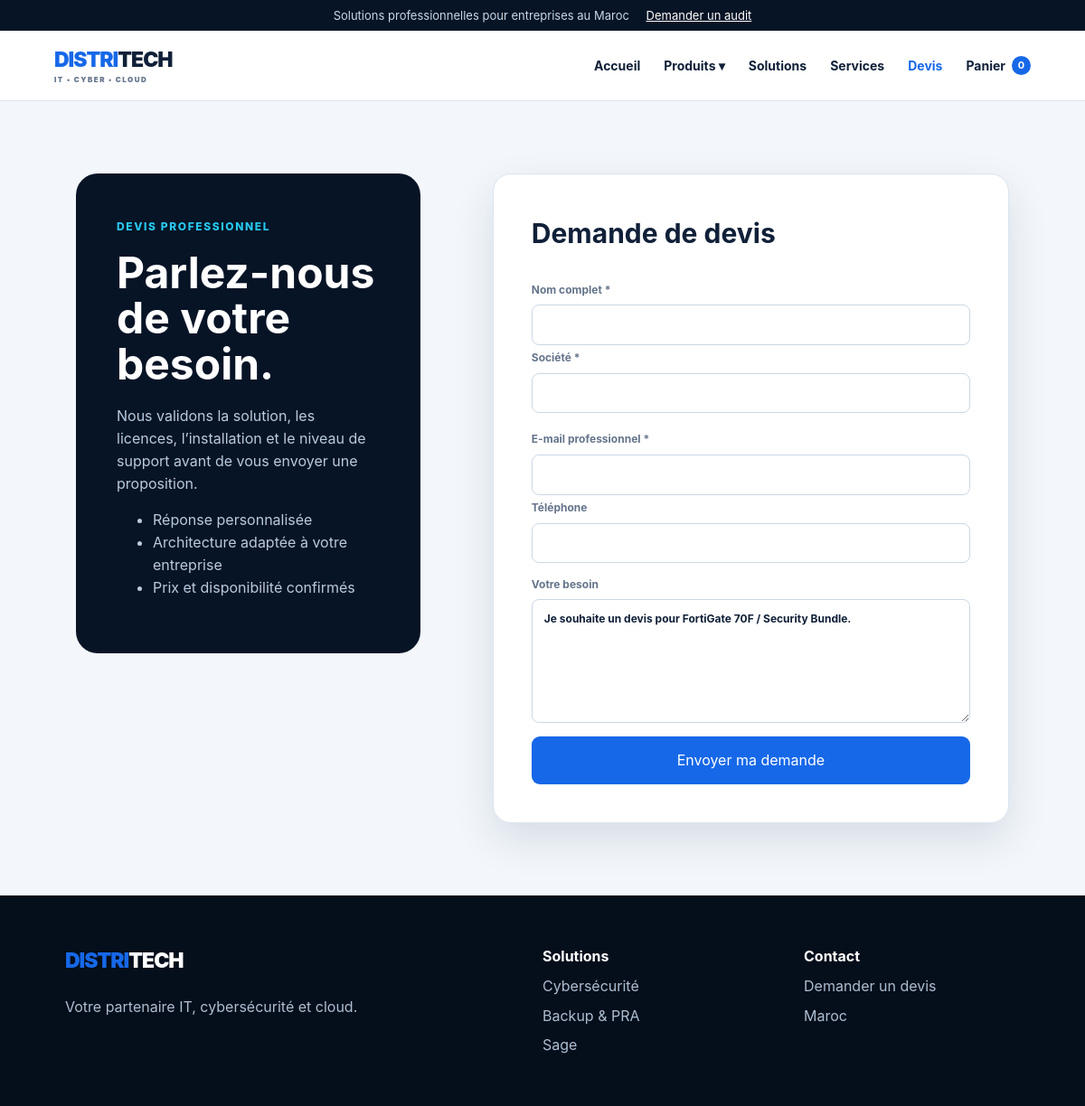
Before: /quote.php?product=6 with the older database file.
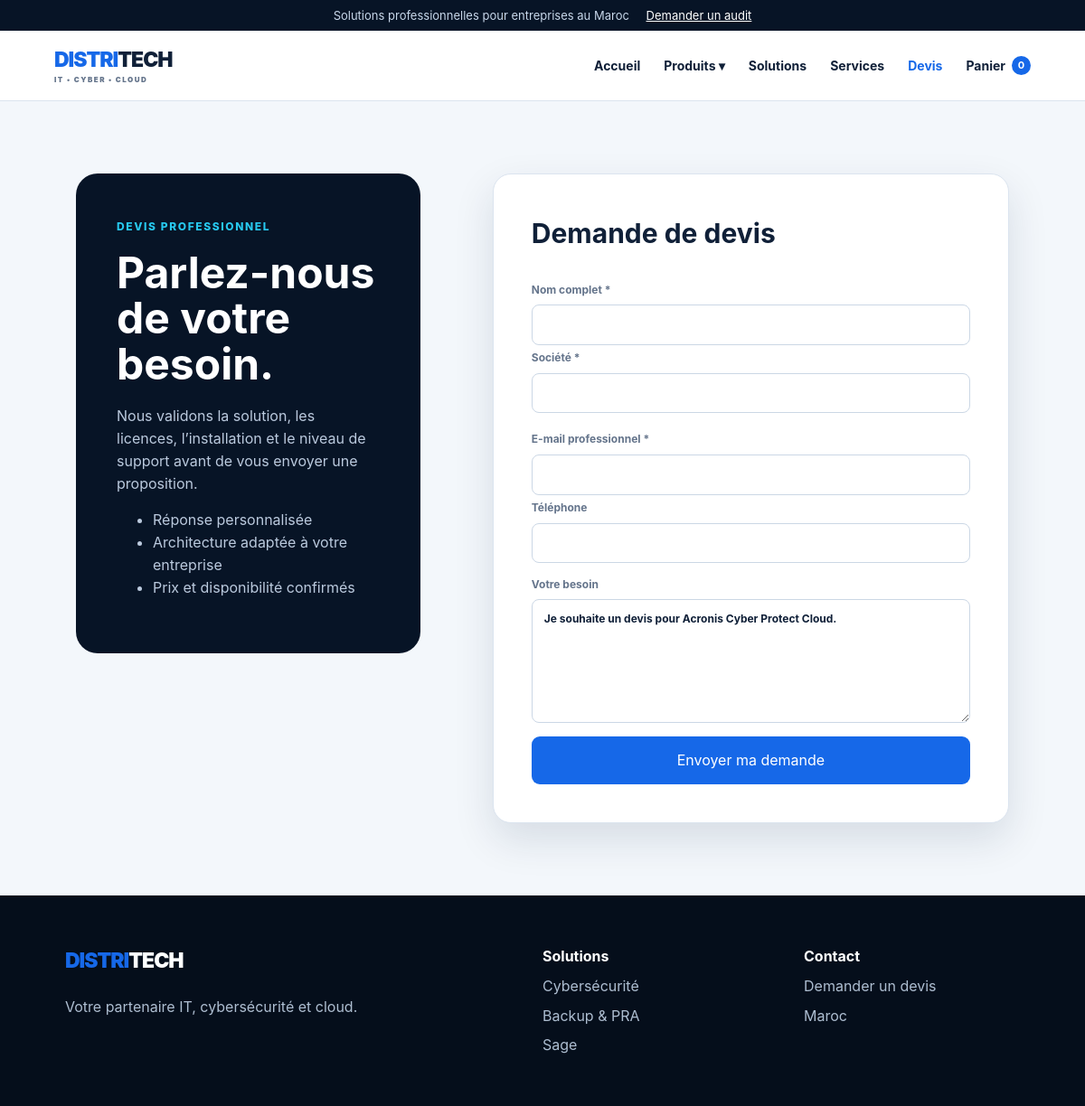
After: the same page with the newer database file.
### tables this page shows
CREATE TABLE products (
    id INT UNSIGNED AUTO_INCREMENT PRIMARY KEY,
    category_id INT UNSIGNED NOT NULL,
    sku VARCHAR(60) NOT NULL UNIQUE,
    name VARCHAR(180) NOT NULL,
    brand VARCHAR(80) NOT NULL,
    version VARCHAR(100) NULL,
    users_label VARCHAR(100) NULL,
    license_type VARCHAR(100) NULL,
    unit VARCHAR(60) NOT NULL,
    purchase_price DECIMAL(12,2) NULL,
    sale_price DECIMAL(12,2) NULL,
    quote_only TINYINT(1) NOT NULL DEFAULT 0,
    featured TINYINT(1) NOT NULL DEFAULT 0,
    short_description VARCHAR(255) NOT NULL,
    active TINYINT(1) NOT NULL DEFAULT 1,
    created_at TIMESTAMP DEFAULT CURRENT_TIMESTAMP,
    CONSTRAINT fk_product_category FOREIGN KEY (category_id) REFERENCES categories(id)
);

### config/app.php (called while the page is built, shortened)
<?php
return [
    'name' => 'DISTRITECH',
    'base_url' => rtrim((string) getenv('APP_URL'), '/'),
];

### app/helpers.php (called while the page is built, shortened)
<?php
function e(?string $value): string
{
    return htmlspecialchars((string) $value, ENT_QUOTES, 'UTF-8');
}
function url(string $path = ''): string
{
    $config = require dirname(__DIR__) . '/config/app.php';
    $base = str_replace('\\', '/', dirname($_SERVER['SCRIPT_NAME'] ?? ''));
    return rtrim($base, '/') . '/' . ltrim($path, '/');
}
function cart_count(): int
{
    return array_sum(array_map('intval', $_SESSION['cart'] ?? []));
}

### app/ProductRepository.php (called while the page is built, shortened)
<?php
final class ProductRepository
{
    public function all(string $search = '', string $category = ''): array
    {
        $pdo = Database::connection();
        if ($pdo instanceof PDO) {
            $sql = 'SELECT p.*, c.name AS category_name, c.slug AS category_slug
                    FROM products p JOIN categories c ON c.id = p.category_id
                    WHERE p.active = 1';
            $params = [];
            $sql .= ' ORDER BY p.featured DESC, p.name ASC';
            $statement = $pdo->prepare($sql);
            $statement->execute($params);
            return $statement->fetchAll();
        }
        return array_values(array_filter($this->fallbackProducts(), static function (array $product) use ($search, $category): bool {
            $haystack = mb_strtolower($product['name'] . ' ' . $product['brand'] . ' ' . $product['sku']);
            return ($search === '' || str_contains($haystack, mb_strtolower($search)))
                && ($category === '' || $product['category_slug'] === $category);
        }));
    }
    public function find(int $id): ?array
    {
        foreach ($this->all() as $product) {
            if ((int) $product['id'] === $id) {
                return $product;
            }
        }
        return null;
    }
}

### public/quote.php (the view, shortened to what this page needs)
<?php
require dirname(__DIR__) . '/app/ProductRepository.php';
require dirname(__DIR__) . '/app/helpers.php';
$repository = new ProductRepository();
$selectedProduct = isset($_GET['product']) ? $repository->find((int) $_GET['product']) : null;
$success = false;
require __DIR__ . '/partials/header.php';
?>
<section class="quote-page"><div class="quote-intro"><span class="eyebrow">DEVIS PROFESSIONNEL</span><h1>Parlez-nous de votre besoin.</h1><p>Nous validons la solution, les licences, l’installation et le niveau de support avant de vous envoyer une proposition.</p><ul><li>Réponse personnalisée</li><li>Architecture adaptée à votre entreprise</li><li>Prix et disponibilité confirmés</li></ul></div>
<div class="quote-card"><?php if ($success): ?><div class="success-panel"><span>✓</span><h2>Demande enregistrée</h2><p>Votre demande de devis a bien été prise en compte.</p><a class="button primary" href="<?= e(url('index.php')) ?>">Retour à l’accueil</a></div><?php else: ?><h2>Demande de devis</h2><?php foreach ($errors as $error): ?><div class="notice error"><?= e($error) ?></div><?php endforeach; ?><form method="post" class="quote-form"><input type="hidden" name="csrf" value="<?= e(csrf_token()) ?>"><div class="two-cols"><label>Nom complet *<input name="name" required value="<?= e($_POST['name'] ?? '') ?>"></label><label>Société *<input name="company" required value="<?= e($_POST['company'] ?? '') ?>"></label></div><div class="two-cols"><label>E-mail professionnel *<input type="email" name="email" required value="<?= e($_POST['email'] ?? '') ?>"></label><label>Téléphone<input name="phone" value="<?= e($_POST['phone'] ?? '') ?>"></label></div><label>Votre besoin<textarea name="message" rows="6" placeholder="Produits, nombre d’utilisateurs, sites, installation, support..."><?= e($_POST['message'] ?? ($selectedProduct ? 'Je souhaite un devis pour ' . $selectedProduct['name'] . '.' : '')) ?></textarea></label><?php if (!empty($_SESSION['cart'])): ?><div class="notice">Votre panier (<?= cart_count() ?> article<?= cart_count() > 1 ? 's' : '' ?>) sera joint à la demande.</div><?php endif; ?><button class="button primary full" type="submit">Envoyer ma demande</button></form><?php endif; ?></div></section>
<?php require __DIR__ . '/partials/footer.php'; ?>

### public/partials/header.php (shortened to what this page needs)
<!doctype html>
<html lang="fr">
<head>
    <link rel="stylesheet" href="<?= e(url('assets/css/app.css')) ?>">
</head>
<body>
<div class="topbar">Solutions professionnelles pour entreprises au Maroc <a href="<?= e(url('quote.php')) ?>">Demander un audit</a></div>
<header class="site-header">
    <a class="brand" href="<?= e(url('index.php')) ?>"><span>DISTRI</span>TECH<small>IT • CYBER • CLOUD</small></a>
    <nav class="main-nav" aria-label="Navigation principale">
        <a href="<?= e(url('index.php')) ?>">Accueil</a>
        <div class="nav-group">
            <button type="button">Produits ▾</button>
        </div>
        <a href="<?= e(url('index.php#solutions')) ?>">Solutions</a>
        <a href="<?= e(url('index.php#services')) ?>">Services</a>
        <a class="nav-quote" href="<?= e(url('quote.php')) ?>">Devis</a>
        <a class="cart-link" href="<?= e(url('cart.php')) ?>">Panier <span><?= cart_count() ?></span></a>
    </nav>
</header>
<main>

### public/partials/footer.php (shortened to what this page needs)
</main>
<footer class="site-footer">
    <div><a class="brand brand-light" href="<?= e(url('index.php')) ?>"><span>DISTRI</span>TECH</a><p>Votre partenaire IT, cybersécurité et cloud.</p></div>
    <div><b>Solutions</b><a href="<?= e(url('index.php?category=cybersecurite#catalogue')) ?>">Cybersécurité</a><a href="<?= e(url('index.php?category=backup#catalogue')) ?>">Backup & PRA</a><a href="<?= e(url('index.php?category=sage#catalogue')) ?>">Sage</a></div>
    <div><b>Contact</b><a href="<?= e(url('quote.php')) ?>">Demander un devis</a><span>Maroc</span></div>
</footer>
</body>
</html>

### public/assets/css/app.css (style rules this page uses)
:root { --navy:#071426;--navy2:#0d213b;--blue:#1668e8;--cyan:#27c8ee;--ink:#102038;--muted:#64748b;--line:#dbe4ef;--soft:#f3f7fb;--white:#fff;--radius:18px;--shadow:0 18px 45px rgba(9,30,66,.12) }
* { box-sizing:border-box }
html { scroll-behavior:smooth }
body { margin:0;font-family:Inter,Segoe UI,Arial,sans-serif;color:var(--ink);background:#fff;line-height:1.55 }
a { color:inherit;text-decoration:none }
.topbar { background:var(--navy);color:#c8d7ea;text-align:center;font-size:13px;padding:7px 20px }
.topbar a { color:#fff;margin-left:15px;text-decoration:underline }
.site-header { height:78px;display:flex;align-items:center;justify-content:space-between;padding:0 max(5vw,32px);border-bottom:1px solid var(--line);background:rgba(255,255,255,.98);position:sticky;top:0;z-index:30 }
.brand { font-size:23px;font-weight:900;letter-spacing:-1px;display:inline-flex;align-items:baseline;position:relative;padding-bottom:12px }
.brand span { color:var(--blue) }
.brand small { position:absolute;font-size:8px;letter-spacing:1.5px;bottom:2px;left:0;color:var(--muted);white-space:nowrap }
.main-nav { display:flex;align-items:center;gap:26px;font-size:14px;font-weight:650 }
.main-nav>a,.nav-group>button { padding:28px 0;border:0;background:none;color:var(--ink);font:inherit;cursor:pointer }
.nav-group { position:relative }
.nav-quote { color:var(--blue)!important }
.cart-link { display:flex!important;gap:7px;align-items:center }
.cart-link span { background:var(--blue);color:#fff;border-radius:50%;min-width:21px;height:21px;display:grid;place-items:center;font-size:11px }
.eyebrow { font-size:12px;font-weight:800;letter-spacing:1.6px;color:var(--blue) }
.hero .eyebrow,.dark-section .eyebrow,.cta-band .eyebrow,.quote-intro .eyebrow { color:var(--cyan) }
h1,h2,h3,p { margin-top:0 }
.button { display:inline-flex;justify-content:center;align-items:center;padding:13px 20px;border-radius:9px;font-weight:750;border:1px solid transparent;cursor:pointer;font:inherit }
.button.primary { background:var(--blue);color:#fff }
.button.full { width:100% }
.catalog-filters label,.quote-form label,.buy-form label { font-size:12px;font-weight:700;color:var(--muted) }
input,select,textarea { display:block;width:100%;margin-top:6px;border:1px solid #cbd7e5;border-radius:8px;padding:12px 13px;background:#fff;color:var(--ink);font:inherit }
.site-footer { background:#050e1b;color:#aebed1;padding:55px max(6vw,40px);display:grid;grid-template-columns:2fr 1fr 1fr;gap:50px }
.site-footer>div { display:flex;flex-direction:column;gap:8px }
.site-footer b,.brand-light { color:#fff }
.quote-page { min-height:700px;background:var(--soft);padding:80px max(7vw,50px);display:grid;grid-template-columns:.8fr 1.2fr;gap:80px }
.quote-intro { background:var(--navy);color:#fff;padding:45px;border-radius:24px;height:max-content }
.quote-intro h1 { font-size:48px;line-height:1.05;margin:15px 0 20px }
.quote-intro p,.quote-intro li { color:#bbcade }
.quote-card { background:#fff;border:1px solid var(--line);padding:42px;border-radius:20px;box-shadow:var(--shadow) }
.quote-card h2 { font-size:30px }
.two-cols { display:grid;grid-template-columns:1fr 1fr;gap:14px }
.quote-form>label,.quote-form>.two-cols,.quote-form>.notice { display:block;margin-bottom:15px }

Changed rows visible on the page:
changed products: message "Je souhaite un devis pour FortiGate 70F / Security Bundle." → "Je souhaite un devis pour Acronis Cyber Protect Cloud."
